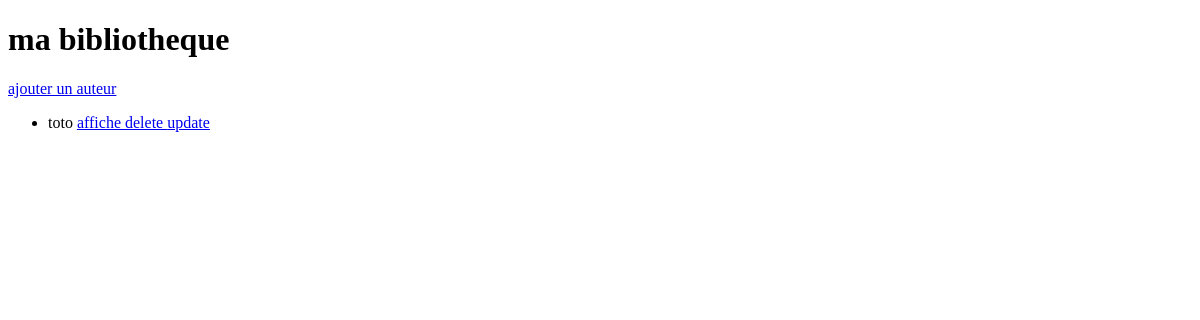
Before: /bibliotheque/ with the older database file.
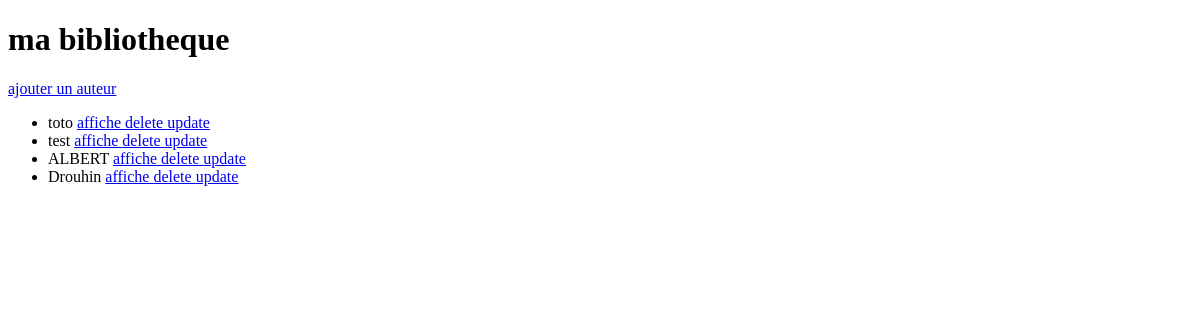
After: the same page with the newer database file.
### bibliotheque/models.py (models this page shows, shortened)
class Auteur(models.Model):
    nom = models.CharField(max_length=100)
    prenom = models.CharField(max_length=100)
    date_naissance = models.DateField(blank=True, null=True)
    biographie = models.TextField(null=True)

### bibliotheque/views.py (the view)
# urls.py: path("",views.all),
def all(request):
    liste = models.Auteur.objects.all()
    return render(request,"bibliotheque/index.html",{"liste":liste})

### bibliotheque/templates/bibliotheque/index.html (shortened to what this page needs)
<!DOCTYPE html>
<html lang="en">
<head>
</head>
<body>
    <h1> ma bibliotheque </h1>
    <a href="/bibliotheque/ajout/"> ajouter un auteur</a>
    <ul>
    {% for l in liste %}
        <li> {{l.nom }}
            <a href="/bibliotheque/affiche/{{l.id}}/"> affiche </a>
            <a href="/bibliotheque/delete/{{l.id}}/"> delete </a>
            <a href="/bibliotheque/update/{{l.id}}/"> update </a></li>
     {% endfor %}
    </ul>
</body>
</html>

Changed rows visible on the page:
added Auteur: nom "test"
added Auteur: nom "ALBERT"
added Auteur: nom "Drouhin"
